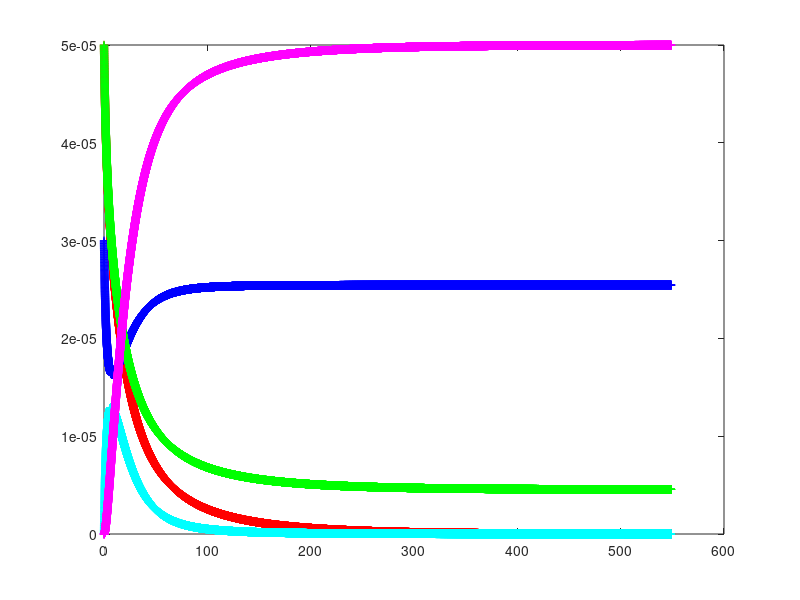

Here is the MATLAB script that generated this plot:
dt=0.01;
k=[1e8, 1e-3, 1e-2, 1e-1];
Y=zeros(5,1);
Y(1,1)=5e-5; %red
Y(2,1)=3e-5; %blue
Y(3,1)=5e-5; %green
Y(4,1)=0; %cyan
Y(5,1)=0; %magenta
i=1;
while Y(1,i)>=1e-8
Y(1,i+1)=Y(1,i)-dt*k(1)*Y(1,i)*Y(2,i)*Y(3,i)+dt*k(2)*Y(4,i); %red
Y(2,i+1)=Y(2,i)-dt*k(1)*Y(1,i)*Y(2,i)*Y(3,i)+dt*k(2)*Y(4,i)+dt*k(4)*Y(4,i); %blue
Y(3,i+1)=Y(3,i)-dt*k(1)*Y(1,i)*Y(2,i)*Y(3,i)+dt*k(2)*Y(4,i)+dt*k(3)*Y(4,i); %green
Y(4,i+1)=Y(4,i)+dt*k(1)*Y(1,i)*Y(2,i)*Y(3,i)-dt*k(2)*Y(4,i)-dt*k(3)*Y(4,i)-dt*k(4)*Y(4,i); %cyan
Y(5,i+1)=Y(5,i)+dt*k(3)*Y(4,i)+dt*k(4)*Y(4,i); %magenta
i=i+1;
end

t=0:dt:dt*(i-1);
figure;
plot(t,Y(1,:),'r+');
hold on;
plot(t,Y(2,:),'b+');
plot(t,Y(3,:),'g+');
plot(t,Y(4,:),'c+');
plot(t,Y(5,:),'m+');